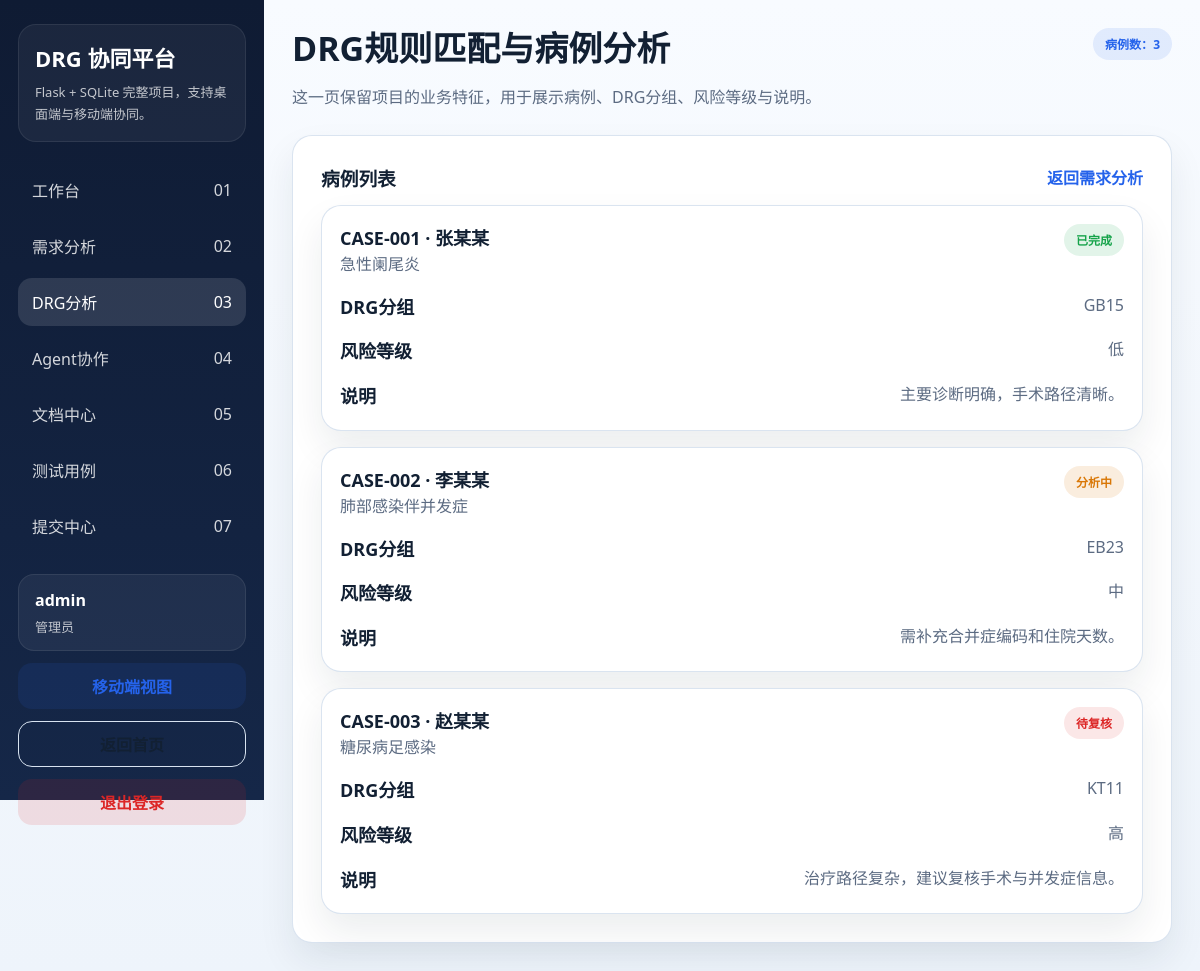
The app's page /cases (signed in) with its own data.
### tables this page shows
CREATE TABLE users (
            id INTEGER PRIMARY KEY AUTOINCREMENT,
            username TEXT NOT NULL UNIQUE,
            password_hash TEXT NOT NULL,
            role TEXT NOT NULL,
            created_at TEXT NOT NULL
        );

CREATE TABLE drg_cases (
            id INTEGER PRIMARY KEY AUTOINCREMENT,
            project_id INTEGER NOT NULL,
            case_code TEXT NOT NULL,
            patient_name TEXT NOT NULL,
            diagnosis TEXT NOT NULL,
            drg_code TEXT NOT NULL,
            status TEXT NOT NULL,
            risk_level TEXT NOT NULL,
            note TEXT NOT NULL,
            created_at TEXT NOT NULL,
            FOREIGN KEY(project_id) REFERENCES projects(id)
        );

### app.py (the view)
@app.route("/cases")
@login_required
def cases_page():
    project = get_project()
    return render_template(
        "cases.html",
        page_key="cases",
        project=project,
        drg_cases=get_drg_cases(project["id"]),
    )

### app.py (called while the page is built)
def get_db() -> sqlite3.Connection:
    if "db" not in g:
        connection = sqlite3.connect(app.config["DATABASE"])
        connection.row_factory = sqlite3.Row
        g.db = connection
    return g.db

def fetch_one(query: str, params: tuple[Any, ...] = ()) -> sqlite3.Row | None:
    return get_db().execute(query, params).fetchone()

def fetch_all(query: str, params: tuple[Any, ...] = ()) -> list[sqlite3.Row]:
    return get_db().execute(query, params).fetchall()

def get_project() -> sqlite3.Row:
    project = fetch_one("SELECT * FROM projects ORDER BY id LIMIT 1")
    if project is None:
        raise RuntimeError("Project seed data not found.")
    return project

def get_drg_cases(project_id: int) -> list[sqlite3.Row]:
    return fetch_all("SELECT * FROM drg_cases WHERE project_id = ? ORDER BY id", (project_id,))

def login_required(view):
    @wraps(view)
    def wrapped_view(**kwargs):
        if g.user is None:
            return redirect(url_for("login"))
        return view(**kwargs)
    return wrapped_view

@app.before_request
def load_logged_in_user() -> None:
    user_id = session.get("user_id")
    if user_id is None:
        g.user = None
        return
    g.user = fetch_one("SELECT * FROM users WHERE id = ?", (user_id,))

@app.context_processor
def inject_globals() -> dict[str, Any]:
    return {"current_user": g.get("user")}

### templates/cases.html (shortened to what this page needs)
{% extends 'base.html' %}
{% block content %}
<header class="topbar">
    <div>
        <h1>DRG规则匹配与病例分析</h1>
        <p>这一页保留项目的业务特征，用于展示病例、DRG分组、风险等级与说明。</p>
    </div>
    <div class="topbar-actions">
        <span class="badge">病例数：{{ drg_cases|length }}</span>
    </div>
</header>
<section class="panel">
    <div class="panel-header">
        <h3>病例列表</h3>
        <a class="text-link" href="{{ url_for('analysis') }}">返回需求分析</a>
    </div>
    <div class="list-stack spaced-stack">
        {% for item in drg_cases %}
            <div class="item-card">
                <div class="item-card-top wrap-top">
                    <div>
                        <strong>{{ item['case_code'] }} · {{ item['patient_name'] }}</strong>
                        <p>{{ item['diagnosis'] }}</p>
                    </div>
                    <span class="status-tag {% if item['status'] == '已完成' %}success{% elif item['risk_level'] == '高' %}danger{% else %}warning{% endif %}">{{ item['status'] }}</span>
                </div>
                <div class="info-list compact-info-list">
                    <div class="info-row"><strong>DRG分组</strong><span>{{ item['drg_code'] }}</span></div>
                    <div class="info-row"><strong>风险等级</strong><span>{{ item['risk_level'] }}</span></div>
                    <div class="info-row"><strong>说明</strong><span>{{ item['note'] }}</span></div>
                </div>
            </div>
        {% endfor %}
    </div>
</section>
{% endblock %}

### templates/base.html (shortened to what this page needs)
<!DOCTYPE html>
<html lang="zh-CN">
<head>
    <link rel="stylesheet" href="{{ url_for('static', filename='css/style.css') }}" />
</head>
<body>
<div class="app-shell">
    <aside class="sidebar">
        <div class="brand-block">
            <h2 class="brand-title">DRG 协同平台</h2>
            <p class="brand-subtitle">Flask + SQLite 完整项目，支持桌面端与移动端协同。</p>
        </div>
        <nav class="nav-list">
            <a class="nav-item {% if page_key == 'dashboard' %}active{% endif %}" href="{{ url_for('dashboard') }}"><span>工作台</span><span>01</span></a>
            <a class="nav-item {% if page_key == 'analysis' %}active{% endif %}" href="{{ url_for('analysis') }}"><span>需求分析</span><span>02</span></a>
            <a class="nav-item {% if page_key == 'cases' %}active{% endif %}" href="{{ url_for('cases_page') }}"><span>DRG分析</span><span>03</span></a>
            <a class="nav-item {% if page_key == 'agents' %}active{% endif %}" href="{{ url_for('agents_page') }}"><span>Agent协作</span><span>04</span></a>
            <a class="nav-item {% if page_key == 'documents' %}active{% endif %}" href="{{ url_for('documents_page') }}"><span>文档中心</span><span>05</span></a>
            <a class="nav-item {% if page_key == 'tests' %}active{% endif %}" href="{{ url_for('tests_page') }}"><span>测试用例</span><span>06</span></a>
            <a class="nav-item {% if page_key == 'submit' %}active{% endif %}" href="{{ url_for('submit_page') }}"><span>提交中心</span><span>07</span></a>
        </nav>
        <div class="sidebar-footer">
            <div class="user-mini-card">
                <strong>{{ current_user['username'] if current_user else '访客' }}</strong>
                <span>{{ current_user['role'] if current_user else '未登录' }}</span>
            </div>
            <a class="button-secondary full" href="{{ url_for('mobile_home') }}">移动端视图</a>
            <a class="button-ghost full" href="{{ url_for('index') }}">返回首页</a>
            <a class="button-danger full" href="{{ url_for('logout') }}">退出登录</a>
        </div>
    </aside>
    <main class="main-content">
        {% block content %}{% endblock %}
    </main>
</div>
</body>
</html>

### records on screen
users: username "admin", role "管理员"
drg_cases: case_code "CASE-001", patient_name "张某某", diagnosis "急性阑尾炎", status "已完成", drg_code "GB15", risk_level "低", note "主要诊断明确，手术路径清晰。"
drg_cases: case_code "CASE-002", patient_name "李某某", diagnosis "肺部感染伴并发症", status "分析中", drg_code "EB23", risk_level "中", note "需补充合并症编码和住院天数。"
drg_cases: case_code "CASE-003", patient_name "赵某某", diagnosis "糖尿病足感染", status "待复核", drg_code "KT11", risk_level "高", note "治疗路径复杂，建议复核手术与并发症信息。"

### other values on screen
{{ drg_cases|length }} "3"
